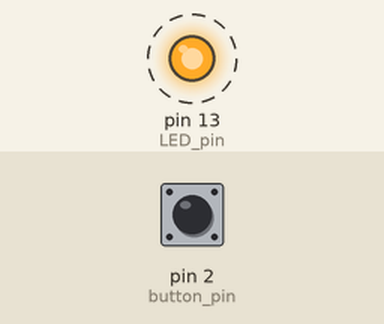
A sketch run on a simulated Arduino Uno, built with avr-gcc and run on an emulated ATmega328P. Parts: output pins drawn as LEDs (lit = HIGH). Dashed ring = blinking. The inputs (shaded band) are chosen by the test bench; at power-on: pin 2 (button_pin) LOW.

Above: at 0.5 s.
Timing chart, 0 to 4.6 s (numbered marks = the images above):
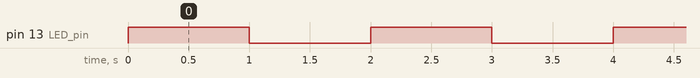

The sketch:

LED.ino
```cpp
/*
  CTC GO! CORE MODULE
  LESSON 04 - Digital Inputs & Outputs

  This sketch is written to accompany Activity 2 in Lesson 04 of the CTC GO! core module
*/

int button_pin = 2;
int button_state = 0;
int LED_pin = 13;
int del = 1000;

void setup()
{
  // Setting up the pins as OUTPUTS & INPUTS.
  pinMode(LED_BUILTIN, OUTPUT);
  pinMode(button_pin,INPUT);
  pinMode(LED_pin,OUTPUT);
}

void loop()
{
  button_state = digitalRead(button_pin);

  // if the button is presed, blink the LEDS
  if (button_state == HIGH)
  {
    digitalWrite(LED_pin, LOW);
    digitalWrite(LED_BUILTIN, HIGH);
    delay(del);
    digitalWrite(LED_BUILTIN, LOW);
    delay(del);
  }
  else
  {
    digitalWrite(LED_BUILTIN, LOW);
    digitalWrite(LED_pin, HIGH);
    delay(del);
    digitalWrite(LED_pin, LOW);
    delay(del);
  }
}
```

Measured:
- by itself, pin 13 (LED_pin): alternates HIGH for 1.0 s and LOW for 1.0 s
